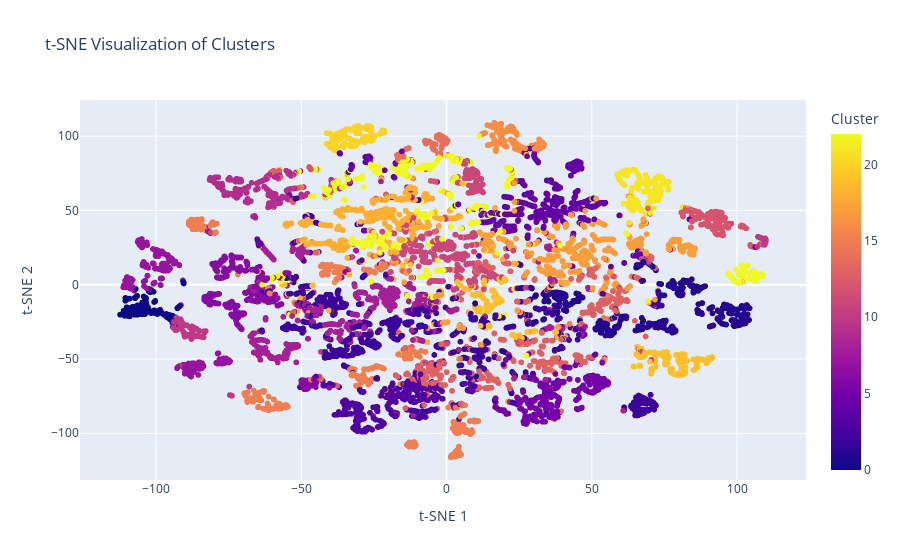

Notebook source saved alongside this figure:
### Code cell
# Assuming you have combined_embeddings and cluster_labels from the previous steps

# Reduce dimensionality for visualization
tsne = TSNE(n_components=2, random_state=42)
embeddings_2d = tsne.fit_transform(reshaped_emb)

# Create a DataFrame for interactive plotting
df = pd.DataFrame({
    't-SNE 1': embeddings_2d[:, 0],
    't-SNE 2': embeddings_2d[:, 1],
    'Cluster': cluster_labels
})

# Plot using Plotly
fig = px.scatter(df, x='t-SNE 1', y='t-SNE 2', color='Cluster', title='t-SNE Visualization of Clusters')
fig.show()

### Figure 1 — Plotly figure (JSON) as saved in the notebook; plotly's stock layout.template omitted (floating-point values rounded to 4 significant figures; data arrays with more than 128 entries replaced by an {"elided": "..."} marker saying what was removed)
{"data": [{"hovertemplate": "t-SNE 1=%{x}<br>t-SNE 2=%{y}<br>Cluster=%{marker.color}<extra></extra>", "legendgroup": "", "marker": {"color": {"elided": "16025 int values"}, "coloraxis": "coloraxis", "symbol": "circle"}, "mode": "markers", "name": "", "showlegend": false, "type": "scattergl", "x": {"elided": "16025 float values"}, "xaxis": "x", "y": {"elided": "16025 float values"}, "yaxis": "y"}], "layout": {"coloraxis": {"colorbar": {"title": {"text": "Cluster"}}, "colorscale": [[0, "#0d0887"], [0.1111, "#46039f"], [0.2222, "#7201a8"], [0.3333, "#9c179e"], [0.4444, "#bd3786"], [0.5556, "#d8576b"], [0.6667, "#ed7953"], [0.7778, "#fb9f3a"], [0.8889, "#fdca26"], [1, "#f0f921"]]}, "legend": {"tracegroupgap": 0}, "title": {"text": "t-SNE Visualization of Clusters"}, "xaxis": {"anchor": "y", "domain": [0, 1], "title": {"text": "t-SNE 1"}}, "yaxis": {"anchor": "x", "domain": [0, 1], "title": {"text": "t-SNE 2"}}}}
